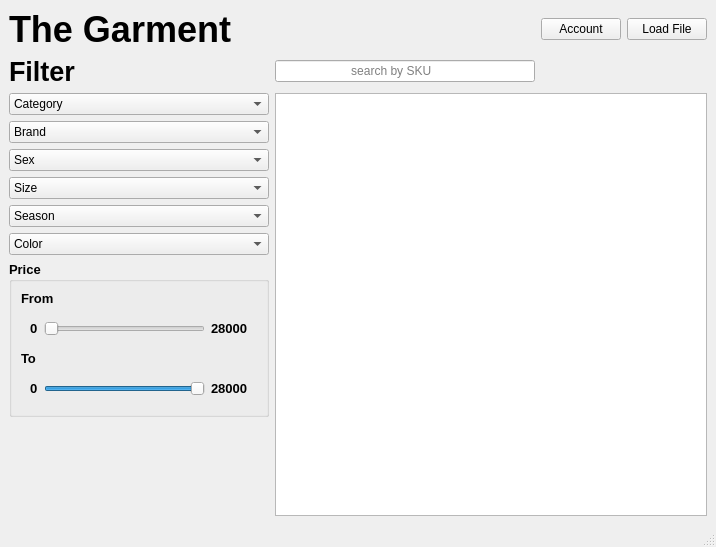
<?xml version="1.0" encoding="UTF-8"?>
<ui version="4.0">
 <class>MainWindow</class>
 <widget class="QMainWindow" name="MainWindow">
  <property name="geometry">
   <rect>
    <x>0</x>
    <y>0</y>
    <width>716</width>
    <height>547</height>
   </rect>
  </property>
  <property name="windowTitle">
   <string>MainWindow</string>
  </property>
  <widget class="QWidget" name="centralwidget">
   <layout class="QGridLayout" name="gridLayout">
    <item row="2" column="0">
     <widget class="QLabel" name="FilterLabel">
      <property name="font">
       <font>
        <pointsize>20</pointsize>
        <weight>75</weight>
        <bold>true</bold>
       </font>
      </property>
      <property name="text">
       <string>Filter</string>
      </property>
     </widget>
    </item>
    <item row="9" column="0">
     <widget class="QGroupBox" name="fareGroupBox">
      <property name="font">
       <font>
        <pointsize>10</pointsize>
        <weight>75</weight>
        <bold>true</bold>
       </font>
      </property>
      <property name="title">
       <string>Price</string>
      </property>
      <layout class="QVBoxLayout" name="verticalLayout">
       <item>
        <widget class="QLabel" name="fareFromLabel">
         <property name="text">
          <string>From</string>
         </property>
        </widget>
       </item>
       <item>
        <widget class="QWidget" name="widget" native="true">
         <layout class="QHBoxLayout" name="horizontalLayout_2">
          <item>
           <widget class="QLabel" name="fareFromMinLabel_2">
            <property name="text">
             <string>0</string>
            </property>
           </widget>
          </item>
          <item>
           <widget class="QSlider" name="fareFromSlider">
            <property name="maximum">
             <number>27000</number>
            </property>
            <property name="orientation">
             <enum>Qt::Horizontal</enum>
            </property>
           </widget>
          </item>
          <item>
           <widget class="QLabel" name="fareFromMaxLabel">
            <property name="text">
             <string>28000</string>
            </property>
           </widget>
          </item>
         </layout>
        </widget>
       </item>
       <item>
        <widget class="QLabel" name="fareToLabel">
         <property name="text">
          <string>To</string>
         </property>
        </widget>
       </item>
       <item>
        <widget class="QWidget" name="widget_2" native="true">
         <layout class="QHBoxLayout" name="horizontalLayout_3">
          <item>
           <widget class="QLabel" name="fareToMinLabel">
            <property name="text">
             <string>0</string>
            </property>
           </widget>
          </item>
          <item>
           <widget class="QSlider" name="fareToSlider">
            <property name="maximum">
             <number>28000</number>
            </property>
            <property name="value">
             <number>28000</number>
            </property>
            <property name="sliderPosition">
             <number>28000</number>
            </property>
            <property name="orientation">
             <enum>Qt::Horizontal</enum>
            </property>
           </widget>
          </item>
          <item>
           <widget class="QLabel" name="fareToMaxLabel">
            <property name="text">
             <string>28000</string>
            </property>
           </widget>
          </item>
         </layout>
        </widget>
       </item>
      </layout>
     </widget>
    </item>
    <item row="4" column="0">
     <widget class="QComboBox" name="brandFilter">
      <item>
       <property name="text">
        <string>Brand</string>
       </property>
      </item>
     </widget>
    </item>
    <item row="8" column="0">
     <widget class="QComboBox" name="colorFilter">
      <property name="sizePolicy">
       <sizepolicy hsizetype="Preferred" vsizetype="Fixed">
        <horstretch>0</horstretch>
        <verstretch>0</verstretch>
       </sizepolicy>
      </property>
      <item>
       <property name="text">
        <string>Color</string>
       </property>
      </item>
     </widget>
    </item>
    <item row="5" column="0">
     <widget class="QComboBox" name="sexFilter">
      <item>
       <property name="text">
        <string>Sex</string>
       </property>
      </item>
     </widget>
    </item>
    <item row="3" column="2" rowspan="8" colspan="3">
     <widget class="QTableView" name="GarmentTable"/>
    </item>
    <item row="6" column="0">
     <widget class="QComboBox" name="sizeFilter">
      <item>
       <property name="text">
        <string>Size</string>
       </property>
      </item>
     </widget>
    </item>
    <item row="7" column="0">
     <widget class="QComboBox" name="seasonFilter">
      <item>
       <property name="text">
        <string>Season</string>
       </property>
      </item>
     </widget>
    </item>
    <item row="2" column="2">
     <widget class="QLineEdit" name="nameFilterlineEdit">
      <property name="enabled">
       <bool>true</bool>
      </property>
      <property name="font">
       <font>
        <kerning>true</kerning>
       </font>
      </property>
      <property name="text">
       <string/>
      </property>
      <property name="placeholderText">
       <string>                      search by SKU</string>
      </property>
     </widget>
    </item>
    <item row="0" column="0">
     <widget class="QLabel" name="CompanyLabel">
      <property name="font">
       <font>
        <pointsize>27</pointsize>
        <weight>75</weight>
        <bold>true</bold>
       </font>
      </property>
      <property name="text">
       <string>The Garment</string>
      </property>
     </widget>
    </item>
    <item row="0" column="3">
     <widget class="QPushButton" name="btnAccount">
      <property name="font">
       <font/>
      </property>
      <property name="text">
       <string>Account</string>
      </property>
     </widget>
    </item>
    <item row="3" column="0">
     <widget class="QComboBox" name="categoryFilter">
      <property name="editable">
       <bool>false</bool>
      </property>
      <property name="currentText">
       <string>Category</string>
      </property>
      <item>
       <property name="text">
        <string>Category</string>
       </property>
      </item>
     </widget>
    </item>
    <item row="0" column="4">
     <widget class="QPushButton" name="loadButton">
      <property name="text">
       <string>Load File</string>
      </property>
     </widget>
    </item>
   </layout>
  </widget>
  <widget class="QStatusBar" name="statusbar"/>
  <action name="actionLoad">
   <property name="text">
    <string>Load...</string>
   </property>
  </action>
 </widget>
 <resources/>
 <connections/>
</ui>
